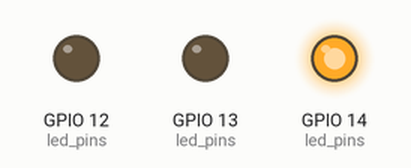
Recording of a program running on a simulated ESP8266 (NodeMCU). Shown: output pins drawn as LEDs (lit = HIGH).

Above: at 0.5 s.
At 1.5 s:
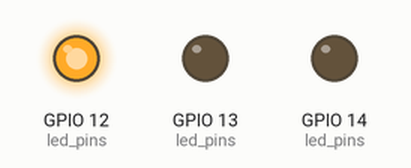
At 5.5 s:
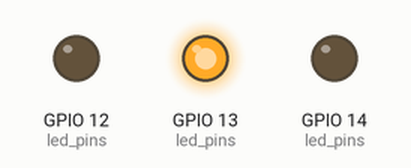
Timing chart, 0 to 6.9 s (numbered marks = the images above):
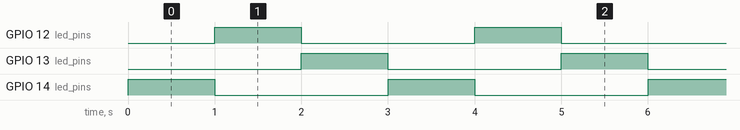

Measured:
- by itself, GPIO 12 (led_pins), GPIO 13 (led_pins), GPIO 14 (led_pins): alternates HIGH for 1.0 s and LOW for 2.0 s
- by itself, everything shown: repeats every 3.0 s, in 6 steps

The program:

Main.cpp
```cpp
/*
 * Turns on one of the three LEDs one after another
 */

#include <Arduino.h>

#define LED_COUNT 3

int led_pins[LED_COUNT] = { 14, 12, 13 };
int led_active = 0;

void setup()
{
  for (int i = 0; i < LED_COUNT; i++)
  {
    int led_pin = led_pins[i];
    // initialize LED digital pin as an output.
    pinMode(led_pin, OUTPUT);
    // ensure the pin is LOW on start
    digitalWrite(led_pin, LOW);
  }
}

void loop()
{
  // get the currently active LED pin
  int led_pin = led_pins[led_active];

  // turn the LED on (HIGH is the voltage level)
  digitalWrite(led_pin, HIGH);
  // wait for a second
  delay(1000);
  // turn the LED off by making the voltage LOW
  digitalWrite(led_pin, LOW);

  // determine next active LED.
  led_active = (led_active + 1) % LED_COUNT;
}
```
